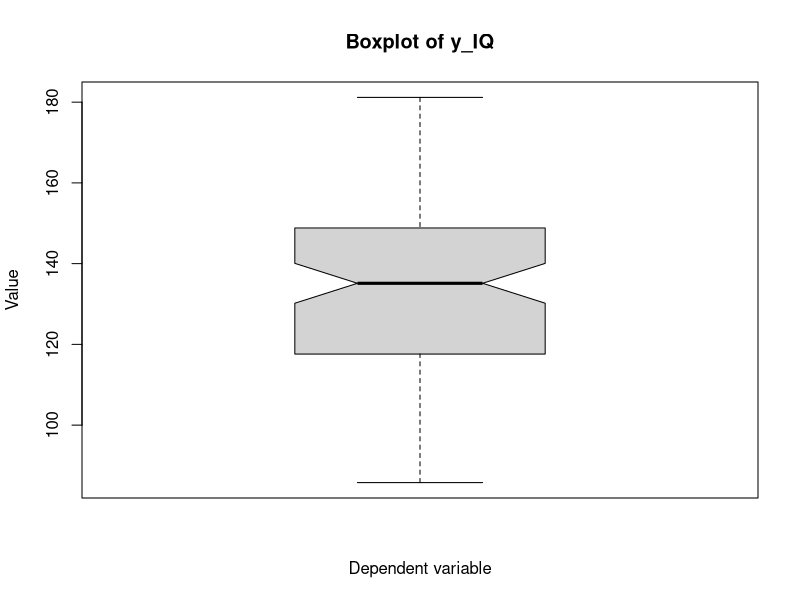
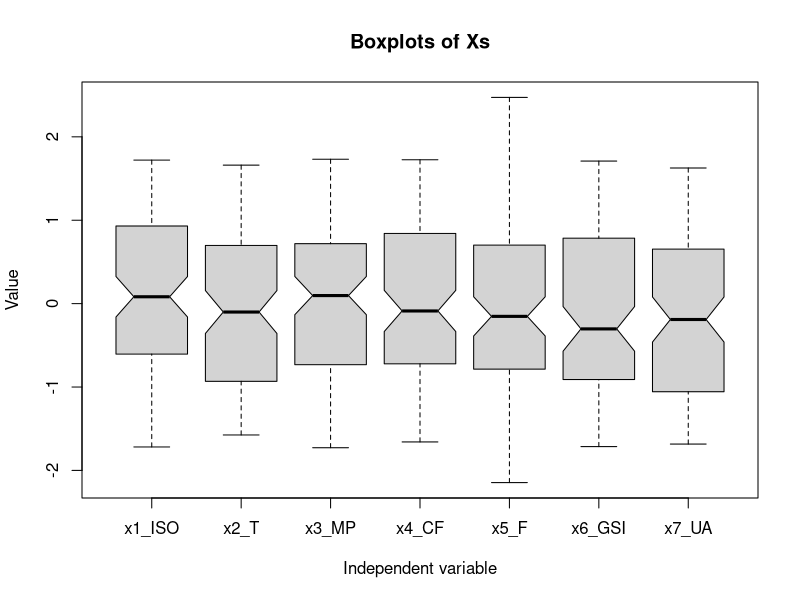
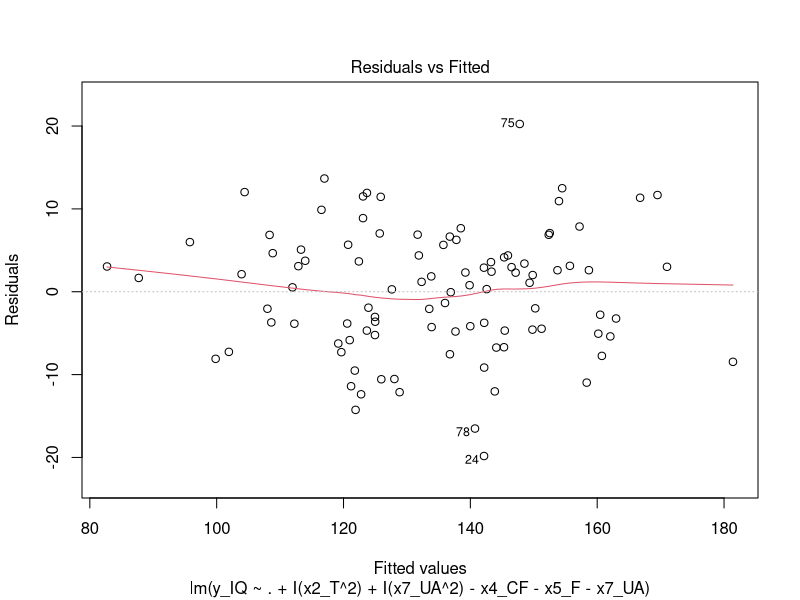
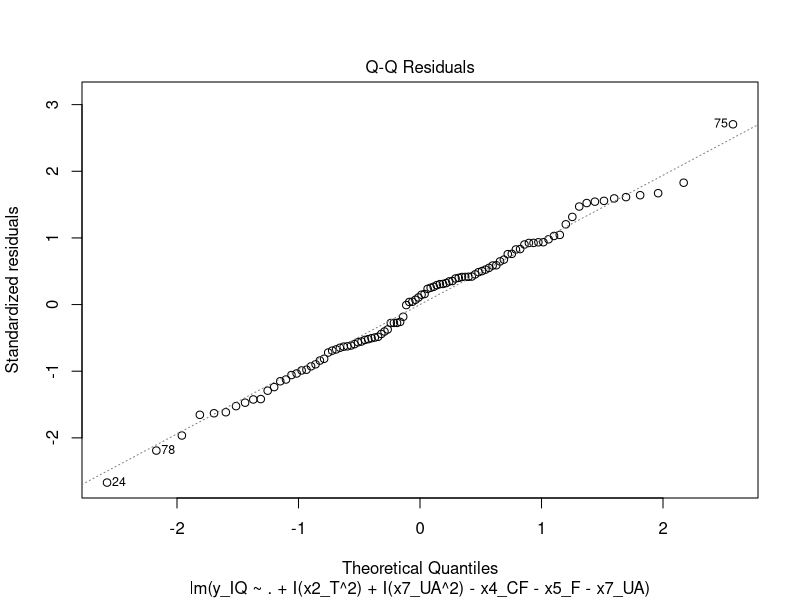
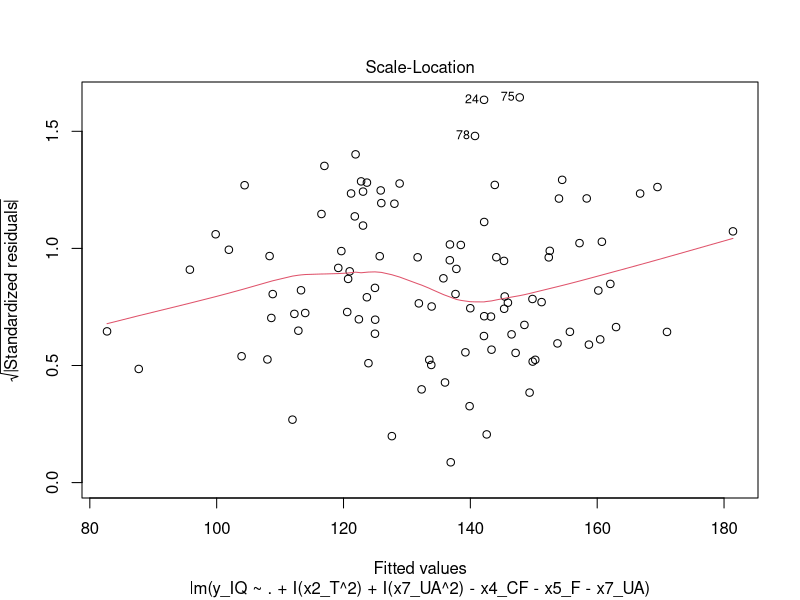
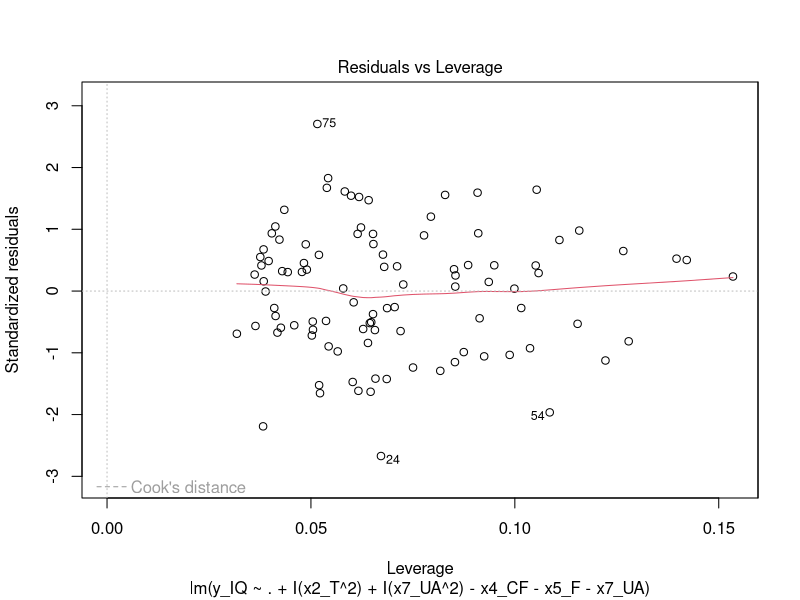
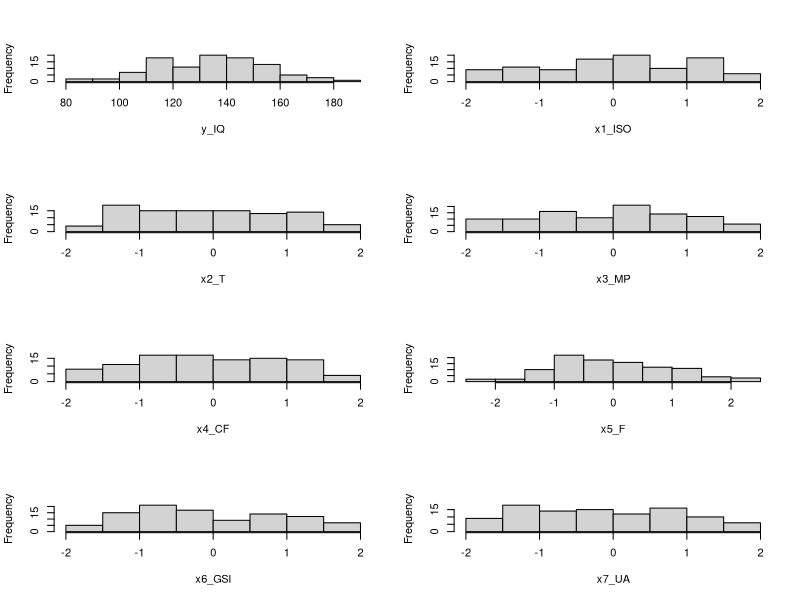
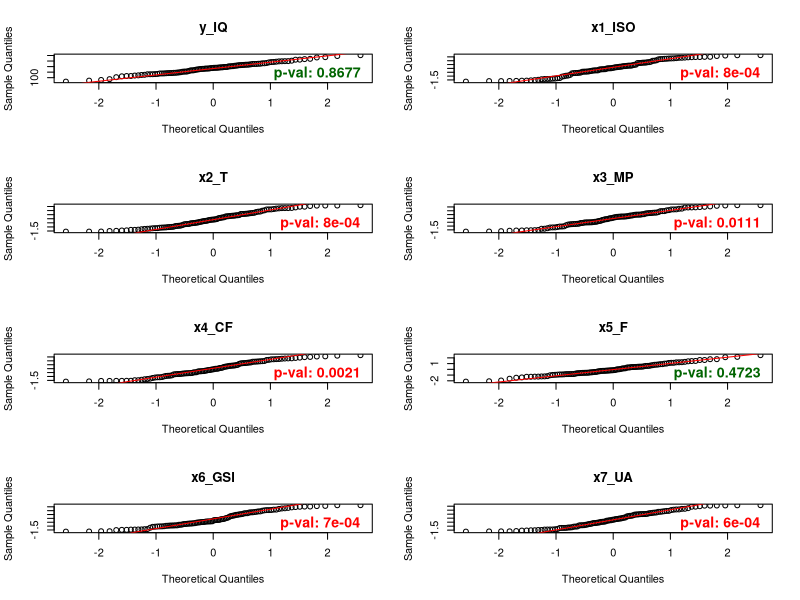

These figures' R source, in order:
# Weighs 0 Bytes (or, does it? *moon men starts playing*)
library(corrplot)       # guess
library(psych)          # corPlot


# 0.1.
twist = read.csv("Dataset_N7.csv", header=T)
n = nrow(twist)
while("twist" %in% search()) detach("twist")
attach(twist)


twist_sorted = twist[order(y_IQ),]

head(twist_sorted)
tail(twist_sorted)


# 1.1.
summary(twist)
lista_variabili <- list(
    y_IQ = y_IQ, x1_ISO = x1_ISO, x2_T = x2_T, x3_MP = x3_MP, 
    x4_CF = x4_CF, x5_F = x5_F, x6_GSI = x6_GSI, x7_UA = x7_UA
)

cat(sprintf("%-8s %10.4s %10.4s\n", "", "StD", "Var"))
for(nome in names(lista_variabili)) {
    dati = lista_variabili[[nome]]
    cat(sprintf("%-8s %10.4f %10.4f\n", nome, sd(dati), var(dati)))
}

var_coeff_y = sd(y_IQ) / mean(y_IQ) * 100; var_coeff_y  # around 15%

# Old timey person (or catto)
boxplot(y_IQ, notch=T, main = "Boxplot of y_IQ", ylab = "Value", xlab = "Dependent variable")
boxplot(x1_ISO, x2_T, x3_MP, x4_CF, x5_F, x6_GSI, x7_UA,
        notch = TRUE,
        xlab = 'Independent variable',
        ylab = 'Value',
        main = 'Boxplots of Xs',
        names = c("x1_ISO", "x2_T", "x3_MP", "x4_CF", "x5_F", "x6_GSI", "x7_UA")
)


# 1.2.
dati_frequenze <- function(dati, nome = "x", k = NULL) {
    dati <- dati[!is.na(dati)]
    N <- length(dati)

    if (N == 0) {
        stop("Nessun dato disponibile.")
    }

    if (is.null(k)) {
        k <- ceiling(1 + 3.3 * log10(N))
    }

    minimo <- min(dati)
    massimo <- max(dati)

    if (minimo == massimo) {
        ampiezza <- ifelse(minimo == 0, 1, abs(minimo) * 0.1)
        minimo <- minimo - ampiezza / 2
        massimo <- massimo + ampiezza / 2
    }

    ampiezza <- (massimo - minimo) / k
    limiti <- minimo + 0:k * ampiezza
    limiti_tag <- limiti
    limiti[length(limiti)] <- limiti[length(limiti)] +
        .Machine$double.eps * max(1, abs(limiti[length(limiti)]))

    classi <- cut(dati, breaks = limiti, right = FALSE, include.lowest = TRUE)
    frequenza <- as.integer(table(classi))
    limite_sx <- head(limiti_tag, -1)
    limite_dx <- tail(limiti_tag, -1)
    centro <- (limite_sx + limite_dx) / 2
    frequenza_relativa <- frequenza / N

    data.frame(
        variabile = nome,
        classe = seq_along(frequenza),
        limite_inferiore = limite_sx,
        limite_superiore = limite_dx,
        centro_classe = centro,
        frequenza = frequenza,
        frequenza_relativa = frequenza_relativa,
        frequenza_cumulata = cumsum(frequenza),
        frequenza_relativa_cumulata = cumsum(frequenza_relativa)
    )
}

dati_frequenze_variabili <- lapply(names(lista_variabili), function(nome) {
    dati_frequenze(lista_variabili[[nome]], nome)
})
names(dati_frequenze_variabili) <- names(lista_variabili)

frequenze <- do.call(rbind, dati_frequenze_variabili)
row.names(frequenze) <- NULL

frequenze_y_IQ <- dati_frequenze_variabili$y_IQ
frequenze_y_IQ


png(filename = "plottwists/hists.png", width = 10, height = 14, units = "in", res = 200, bg = "white")
    par(mfrow = c(4, 2))
    for(nome in names(lista_variabili)) {
        dati = lista_variabili[[nome]]

        hist(dati, main='', xlab=nome)
    }
dev.off()


png(filename = "plottwists/qq_normals.png", width = 10, height = 14, units = "in", res = 200, bg = "white")
    par(mfrow = c(4, 2))
    for(nome in names(lista_variabili)) {
    
    dati <- lista_variabili[[nome]]
    
    shapiro_risultato <- shapiro.test(dati)
    p_val <- round(shapiro_risultato$p.value, 4)
    
    qqnorm(dati, main = nome)
    qqline(dati, col = "red")
    
    mtext(text = paste("p-val:", p_val), 
            side = 1, 
            line = -1.2, 
            adj = 0.95,
            col = ifelse(p_val < 0.05, "red", "darkgreen"), 
            cex = 0.85, 
            font = 2) 
    }
dev.off()








# 1.3.
png(filename = "plottwists/scatters_y_vs_xs_lines.png", width = 10, height = 14, units = "in", res = 200, bg = "white")
    par(mfrow = c(4, 2))
    for (name in names(lista_variabili)) {
        if (name != "y_IQ") {
            data = lista_variabili[[name]]
            
            plot(data, y_IQ, 
                main = '',
                xlab = name, 
                ylab = "y_IQ",
                pch = 19,
                col = "blue")

            abline(lm(y_IQ ~ data), col = "red", lwd = 2)
            seq_x <- seq(min(data, na.rm = TRUE), max(data, na.rm = TRUE), length.out = 100)
            modello_quadratico <- lm(y_IQ ~ poly(data, 2, raw = TRUE))
            predizioni_y <- predict(modello_quadratico, newdata = data.frame(data = seq_x))
            lines(seq_x, predizioni_y, col = "darkblue", lwd = 3, lty = 3)
        }
}
dev.off()

independent_twist = twist
independent_twist$y_IQ = NULL
png(filename = "plottwists/scatters_xs.png", width = 14, height = 14, units = "in", res = 200, bg = "white")
    plot(independent_twist)
dev.off()

png(filename = "plottwists/scatters_all_lines.png", width = 14, height = 14, units = "in", res = 200, bg = "white")
    pannello_lineare_e_quadratico <- function(x, y, ...) {
        points(x, y, ...)
        abline(lm(y ~ x), col = "blue", lwd = 1.5)
        seq_x <- seq(min(x, na.rm = TRUE), max(x, na.rm = TRUE), length.out = 100)
        modello_quadratico <- lm(y ~ poly(x, 2, raw = TRUE))
        predizioni_y <- predict(modello_quadratico, newdata = data.frame(x = seq_x))
        lines(seq_x, predizioni_y, col = "red", lwd = 2, lty = "dashed")
    }

    pairs(twist, 
        panel = pannello_lineare_e_quadratico, 
        pch = 1, 
        col = "black", 
        cex = 0.7)
dev.off()


# 1.4.
cv = cov(twist)
cr = cor(twist)

png(filename = "plottwists/corrplot.png", width = 10, height = 10, units = "in", res = 200, bg = "white")
    corrplot(cr, method = 'ellipse')
dev.off()
# corrplot.mixed(cr, number.cex=0.8, tl.cex=0.8)

png(filename = "plottwists/corrplot_heatmap.png", width = 10, height = 10, units = "in", res = 200, bg = "white")
    corPlot(cr, cex = 1.1, show.legend=TRUE, main="Correlation plot")
dev.off()



png(filename = "plottwists/x1_ISO_vs_y_IQ.png", width = 4, height = 4, units = "in", res = 400, bg = "white")
    plot(x1_ISO, y_IQ)
dev.off()

png(filename = "plottwists/x5_F_vs_x7_UA.png", width = 4, height = 4, units = "in", res = 400, bg = "white")
    plot(x5_F, x7_UA)
dev.off()




# 2.1.

fit0 = lm(y_IQ ~ ., data=twist); summary(fit0)                                                  # R²=0.8408; x4_CF, x5_F**, x7_UA
fit1 = lm(y_IQ ~ .-x7_UA, data=twist); summary(fit1)                                            # R²=0.8408; -x7_UA
fit2 = lm(y_IQ ~ .-x7_UA-x4_CF, data=twist); summary(fit2)                                      # R²=0.8371; -x4_CF
                
fit00 = lm(y_IQ ~ .^2, data=twist); summary(fit00)                                              # R²=0.859; x4_CF, x5_F.,x7_USA, .^2-{x3_MP:x4_CF.} 
fit01 = lm(y_IQ ~ .-x7_UA-x4_CF+x3_MP:x4_CF, data=twist); summary(fit01)                        # R²=0.842; -x4_CF -x7_UA -.^2-{x3_MP:x4_CF}
                
                
fit000 = lm(y_IQ ~ .^2+I(x7_UA^2), data=twist); summary(fit000)                                 # R²=0.8672; x4_CF., x5_F, x7_UA, x7_UA^2*, .^2 
fit001 = lm(y_IQ ~ .+I(x7_UA^2)-x5_F-x7_UA, data=twist); summary(fit001)                        # R²=0.8488; x4_CF, x7_UA^2***; -x5_F -x7_UA -.^2
fit002 = lm(y_IQ ~ .+I(x7_UA^2)-x4_CF-x5_F-x7_UA, data=twist); summary(fit002)                  # R²=0.8456; -x4_CF
fit003 = lm(y_IQ ~ .+I(x7_UA^2)-x4_CF-x7_UA, data=twist); summary(fit003)                       # R²=0.8462; x7_UA^2*, x5_F; +x5_F
                
fit0000 = lm(y_IQ ~ .^2+I(x2_T^2)+I(x7_UA^2), data=twist); summary(fit0000)                     # R²=0.8899; x4_CF., x5_F, x7_UA, x7_UA^2*, .^2
fit0001 = lm(y_IQ ~ .+I(x2_T^2)+I(x7_UA^2)-x5_F-x7_UA, data=twist); summary(fit0001)            # R²=0.869; x4_CF, x7_UA^2***; -x5_F -x7_UA -.^2
fit0002 = lm(y_IQ ~ .+I(x2_T^2)+I(x7_UA^2)-x4_CF-x5_F-x7_UA, data=twist); summary(fit0002)      # R²=0.8666; -x4_CF
fit0003 = lm(y_IQ ~ .+I(x2_T^2)+I(x7_UA^2)-x4_CF-x7_UA, data=twist); summary(fit0003)           # R²=0.8667; x7_UA^2*, x5_F; +x5_F


fits <- list(
  fit1 = fit1,
  fit01 = fit01,
  fit001 = fit001,
  fit002 = fit002,
  fit0001 = fit0001,
  fit0002 = fit0002
)



for (i in 1:4) {
    png(filename = sprintf("plottwists/diagnostics_%d.png", i), width = 12, height = 16, units = "in", res = 300, bg = "white")
    par(mfrow = c(3, 2))
    for (name in names(fits)) {
        fit <- fits[[name]]
    
        if (i < 4) {
            plot(fit, which = i, main = name)
      
        } else {
            cook <- cooks.distance(fit)
            threshold <- 4 / nobs(fit)
            
            plot(
                cook,
                type = "h",
                main = name,
                ylim = c(0, 0.13),
                xlab = "Obs. number",
                ylab = "Cook's distance"
            )
            
            abline(h = threshold, col = "red", lty = 2)       # Seizing the means of production
            
            influential <- which(cook > threshold)
            
            text(
                influential,
                cook[influential],
                labels = influential,
                pos = 3,
                cex = 0.8
            )
        }
  }
    dev.off()
}

par(mfrow = c(1, 1))

AIC(fit1, fit01, fit001, fit002, fit0001, fit0002)
BIC(fit1, fit01, fit001, fit002, fit0001, fit0002)

FLAG = fit0002       # Fits Like A Glove (by the Anti-Gaeta League)

plot(FLAG)

confint(FLAG)

residuals(FLAG)


# a small step for a man crrrrrrrrrrrrrrrrrrrrrrrrrrrrrrrrrr, a giant leap for mankind crrrrrrrrrrrrrrrrrrrrrrrrrrrrrr



# 99.

reg = lm(y_IQ ~ x1_ISO + x2_T + x3_MP + x4_CF + x5_F + x6_GSI + x7_UA, data = twist); summary(reg)
fff = step(lm(y_IQ ~ x1_ISO + x2_T + x3_MP + x4_CF + x5_F + x6_GSI + x7_UA +
                     I(x1_ISO^2) + I(x2_T^2) + I(x3_MP^2) + I(x4_CF^2) + I(x5_F^2) + I(x6_GSI^2) + I(x7_UA^2) +
                     (x1_ISO + x2_T + x3_MP + x4_CF + x5_F + x6_GSI + x7_UA)^2,
                     data = twist),
                     direction = "both",
                     trace = 1,
                     k = log(n));
                     summary(fff)
